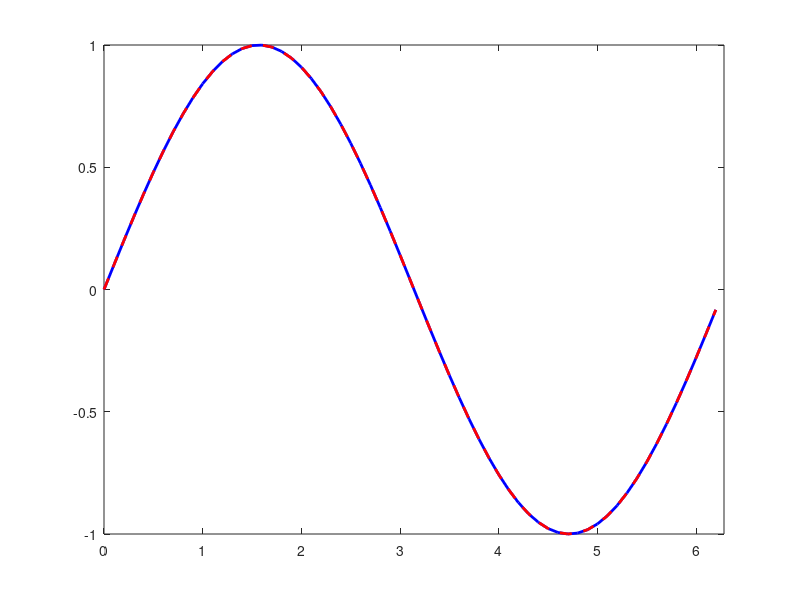

The MATLAB script that drew this image:
clc
clear 
close all
t = 0:.1:2*pi
x=sin(t);
T=2*pi;
%using command window
for k=1:10
    xk(k,:)=sin(t+k*T)
end
%using signal
x_shifted = sin(t + T);
figure;
plot(t, x, 'b', 'LineWidth', 2);
hold on;
plot(t, x_shifted, 'r--', 'LineWidth', 2);

axis([0 2*pi -1 1]);
